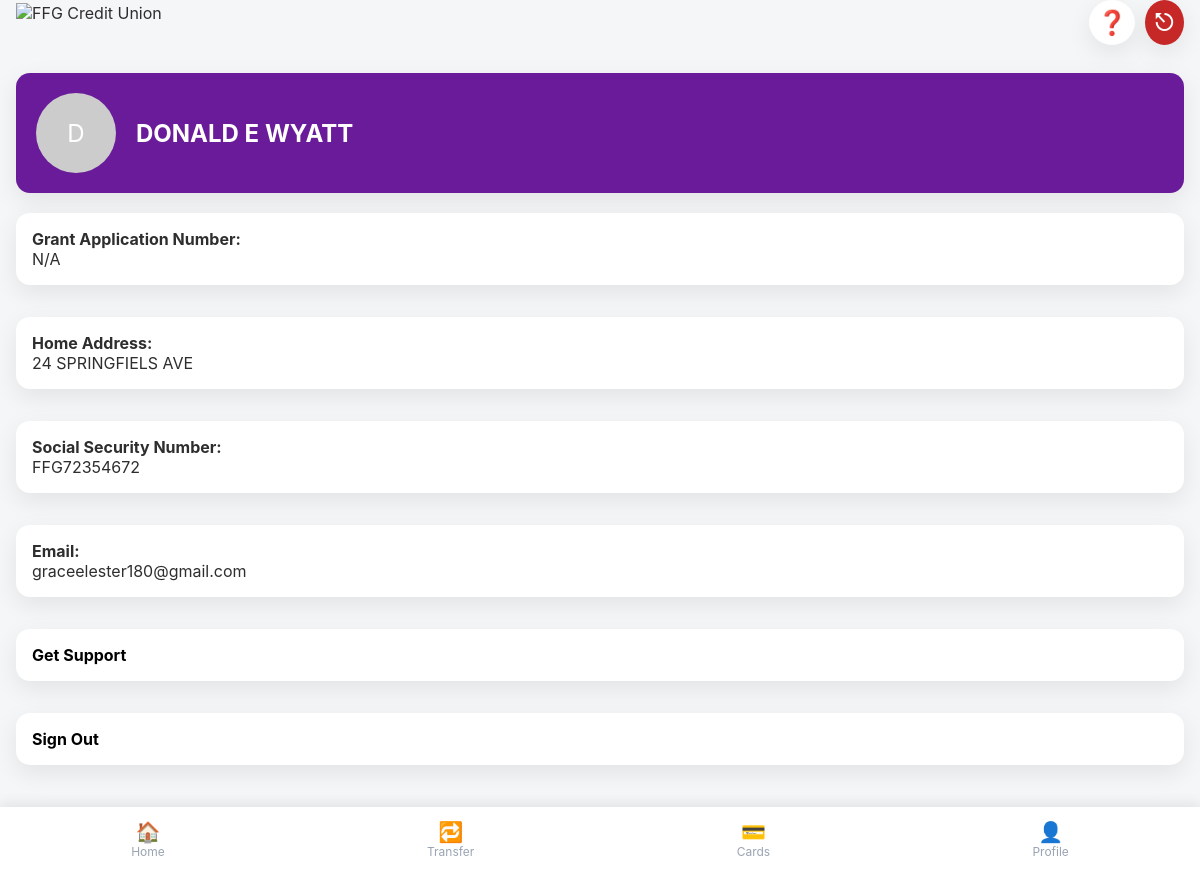
The page /account/profile (signed in) on the database as committed earlier.
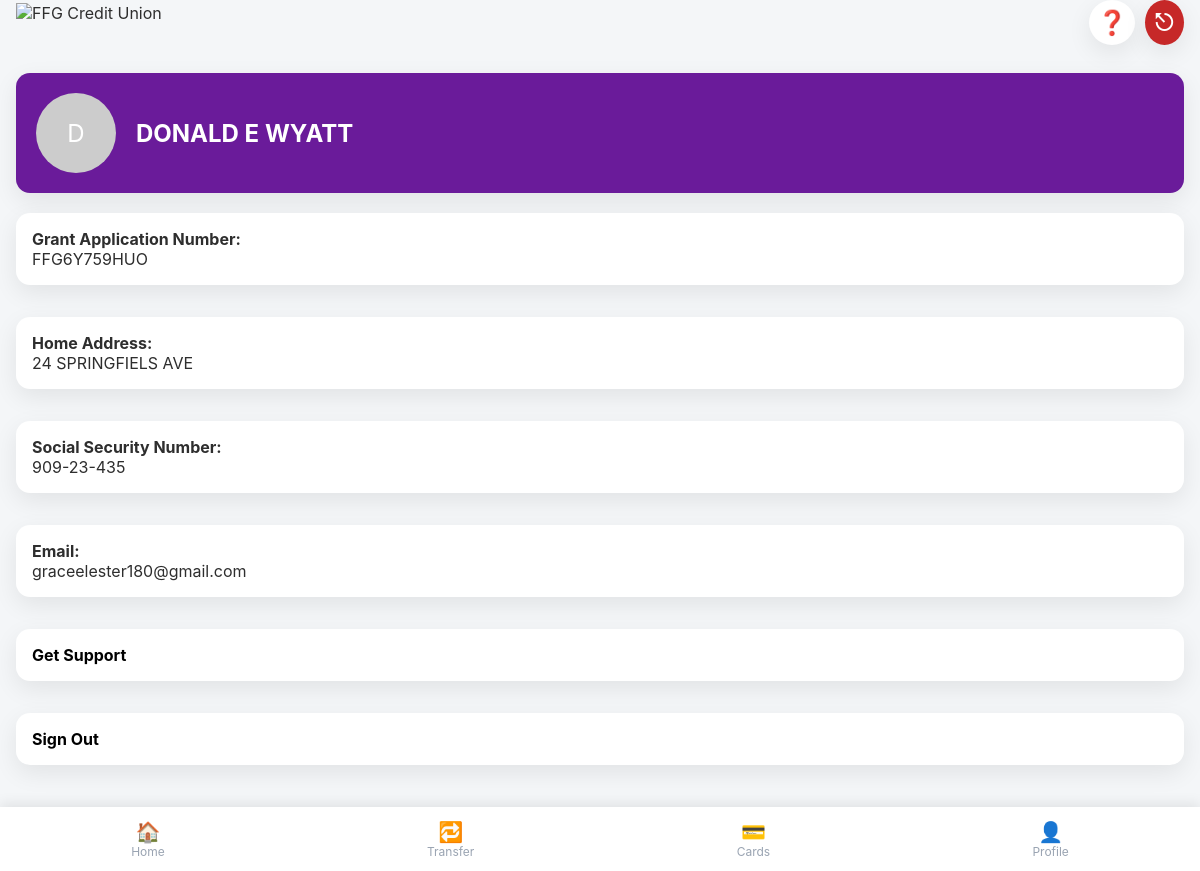
The same page on the database as committed later.
### tables this page shows
CREATE TABLE users (
            id INTEGER PRIMARY KEY AUTOINCREMENT,
            full_name TEXT NOT NULL,
            email TEXT NOT NULL UNIQUE,
            password TEXT NOT NULL,
            dob TEXT,
            address TEXT,
            ssn TEXT,
            grant_amount REAL,
            account_last4 TEXT,
            signup_date TEXT,
            application_number TEXT
        );

### account/routes.py (the view)
@account_bp.route('/profile')
def profile():
    user_id = session.get('user_id')
    if not user_id:
        return redirect('/account/login')
    conn = get_db_connection()
    user = conn.execute(
        "SELECT * FROM users WHERE id = ?",
        (user_id,)
    ).fetchone()
    conn.close()
    if not user:
        session.clear()
        return redirect('/account/login')
    return render_template(
        'profile.html',
        user_name=user['full_name'],
        application_number=user['application_number'],
        address=user['address'],
        ssn=user['ssn'],
        email=user['email'],
        show_bottom_nav=True
    )

### account/routes.py (called while the page is built)
def get_db_connection():
    conn = sqlite3.connect(
        DB_PATH,
        timeout=10,
        check_same_thread=False
    )
    conn.row_factory = sqlite3.Row
    conn.execute("PRAGMA journal_mode=WAL;")
    return conn

### account/templates/profile.html
{% extends "base.html" %}
{% block content %}
<div class="card" style="display:flex; align-items:center; gap:20px; background:#6a1b9a; color:white; padding:20px; border-radius:14px;">
    <div class="profile-pic" style="width:80px; height:80px; border-radius:50%; background:#ccc; display:flex; align-items:center; justify-content:center; font-size:24px;">
        {{ user_name[0]|upper if user_name else "U" }}
    </div>
    <div class="profile-info">
        <h2 style="margin:0;">{{ user_name or "User" }}</h2>
    </div>
</div>
<div style="margin-top:20px; display:flex; flex-direction:column; gap:16px;">
    <div class="card">
        <strong>Grant Application Number:</strong>
        <p>{{ application_number or "N/A" }}</p>
    </div>
    <div class="card">
        <strong>Home Address:</strong>
        <p>{{ address or "N/A" }}</p>
    </div>
    <div class="card">
        <strong>Social Security Number:</strong>
        <p>{{ ssn or "N/A" }}</p>
    </div>
    <div class="card">
        <strong>Email:</strong>
        <p>{{ email or "N/A" }}</p>
    </div>
    <a href="{{ url_for('account.help_page') }}"
       class="card"
       style="text-decoration:none; color:black;">
        <strong>Get Support</strong>
    </a>
    <a href="{{ url_for('account.logout') }}"
       class="card"
       style="text-decoration:none; color:black;">
        <strong>Sign Out</strong>
    </a>
</div>
{% endblock %}

Rows that differ between the two databases and show on the page:
changed users "DONALD E WYATT": application_number (not shown) → "FFG6Y759HUO"; ssn "FFG72354672" → "909-23-435"
Other text that changed with them:
{{ application_number or "N/A" }}: "N/A" → (not shown)
